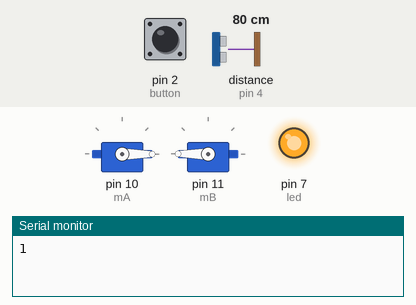
This sketch was run on a simulated Arduino Uno, built with avr-gcc and run on an emulated ATmega328P. On the bench: 2 × servo, output pins drawn as LEDs (lit = HIGH), the last lines printed to the serial monitor. Wiring (inferred from the names in the program): ultrasonic range finder: trigger pin 3; echo pin 4. The test bench sets the inputs (shaded band); at power-on: distance to the obstacle (sensor on pin 4) 80 cm, pin 2 (button) LOW. The echo pulse lasts 58.3 µs per cm; random numbers use the default seed unless the sketch sets one; pins used as bus, display or sensor lines are not drawn.

Above: at 1.2 s.
1.3 s: distance to the obstacle (sensor on pin 4) set to 5 cm
2.8 s: distance to the obstacle (sensor on pin 4) set to 2 cm
At 3.6 s:
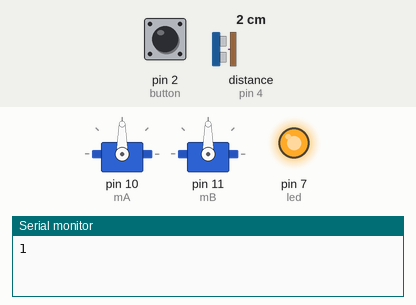
At 5.4 s:
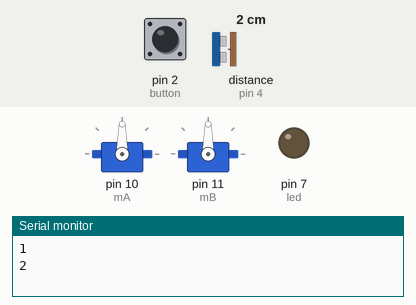
8.8 s: distance to the obstacle (sensor on pin 4) set to 9 cm
Timing chart, 0 to 11.8 s (numbered marks = the images above; inputs shaded):
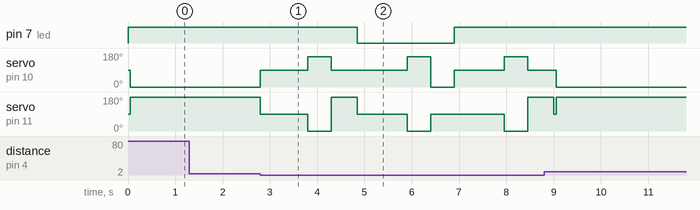

Measured:
- the behaviour switches between 4 and 3 cm on distance to the obstacle (sensor on pin 4) (found by bisection; images 0 and 1)
- after the input at 1.3 s, every drawn part: stays the same
- after the input at 2.8 s, pin 7 (led): HIGH → LOW after 2.1 s, → HIGH 2.1 s later; servo on pin 10 (mA): 0° → 90° at once, → 160° 1.0 s later, → 90° 0.50 s later, → 160° 1.6 s later, … (8 changes in this stretch); servo on pin 11 (mB): 180° → 90° at once, → 0° 1.0 s later, → 180° 0.50 s later, → 90° 0.55 s later, … (8 changes in this stretch)

The sketch:

racer_random_turn.ino
```cpp
#include <Servo.h>

int trig = 3;
int echo = 4;
/* 20200604 - changed from 2 to 7 to match Ed's hardware */
int led = 7;

/* 20200604 - changed from 8 to 2 to match Ed's hardware */
int button = 2;

/* 20200604 - changed from 12 to 10 to match Ed's hardware */
int mA = 10;

/* 20200604 - changed from 13 to 11 to match Ed's hardware */
int mB = 11;
int button2 = 8;


Servo motorA;
Servo motorB;

long randNumber;
// float so that we can handle decimalse
float speedOfSoundMetersPerSec = 343;
float duration_microSeconds;
float duration_seconds;
float distance_meters;
float distance_cm;

void setup() {
  // put your setup code here, to run once:

  pinMode(trig,OUTPUT);
  pinMode(echo,INPUT);
  pinMode(led,OUTPUT);

  pinMode(button,INPUT);
  motorA.attach(mA);
  motorB.attach(mB);

  stop();

  Serial.begin(9600);

  randomSeed(analogRead(0));

}

/*************************/
/***** car movements *****/
/*************************/

void stop() {
  motorA.write(90);
  motorB.write(90);
}

void backward() {
  motorA.write(160);
  motorB.write(0);
}

void forward() {
  motorA.write(0);
  motorB.write(180);
}

void turnRight() {
  motorA.write(90);
  motorB.write(180);
  delay(550);
  stop();
}

void turnLeft() {
  motorA.write(0);
  motorB.write(90);
  delay(500);
  stop();
}

/***********************/
/**** ultrasonic *******/
/***********************/

float ultrasonic() {
  // reset the ultrasonic sensor
 digitalWrite(trig,LOW);
 delayMicroseconds(5);

 // send a 10 microsecond pulse out through the trigger
 digitalWrite(trig, HIGH);
 delayMicroseconds(10);
 digitalWrite(trig, LOW);

 // wait for the response and store it in duration.  It will return in microseconds.
 duration_microSeconds = pulseIn(echo,HIGH);

 // convert duration to seconds
 duration_seconds = duration_microSeconds / 1000000;
 // get distance traveled in meters.  distance = (speed * time)/2
 distance_meters = (speedOfSoundMetersPerSec * duration_seconds)/2;

 // convert to cm

 distance_cm = distance_meters*100;
 //Serial.println(distance_cm);

 return distance_cm;
   randomSeed(analogRead(0));
}

void loop() {
  // print a random number from 10 to 19
  /**20200604 -
   * changed from random(3) to random(1,3).  You need to add the 1 to
   * set the lowest random number to 1.
   *
   * Also turn off the LED when you begin the loop
   */
  digitalWrite(led,LOW);
  randNumber = random(1,3);
  Serial.println(randNumber);

  /**20200604 -
   * Add logic so that the LED turns on if randNumber = 1and LED turns off if randNumber = 2
   */
  if (randNumber == 1) {
    digitalWrite(led,HIGH);
  }
  if (randNumber == 2) {
    digitalWrite(led,LOW);
  }

  delay(50);

  //wait here until you press the button
  while(digitalRead(button)==HIGH) {
    //do nothing
  }

  //move forward
  forward();

  //keep moving forward WHILE I am more than 5 cm away from the wall
  while (ultrasonic() > 4) {
    forward();
  }

  stop();
  delay(1000);
  backward();
  delay(500);

  if(randNumber== 1) {
    turnRight();
  }
  if(randNumber == 2) {
    turnLeft();
  }


}
```
